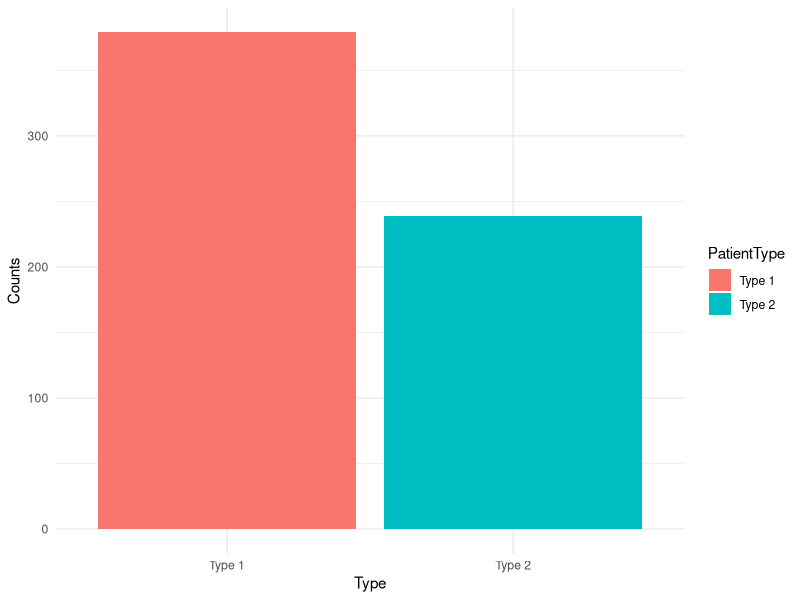
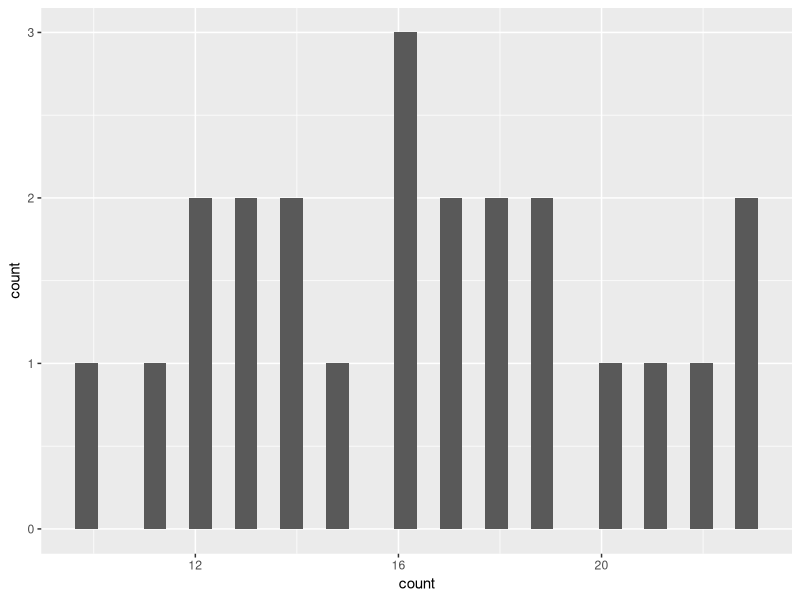
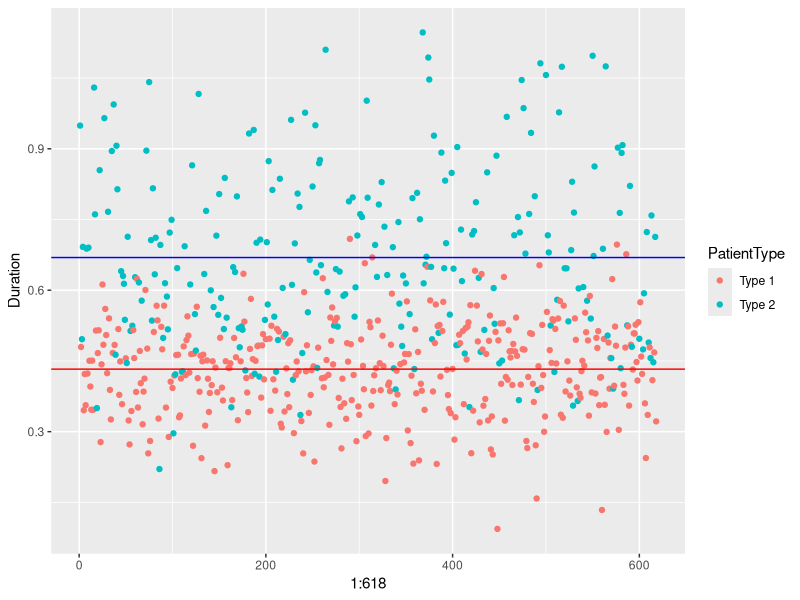
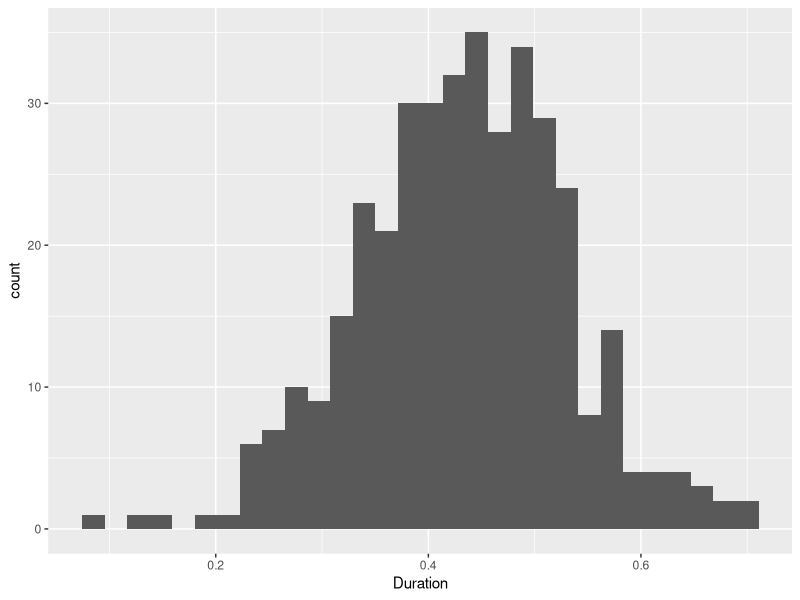
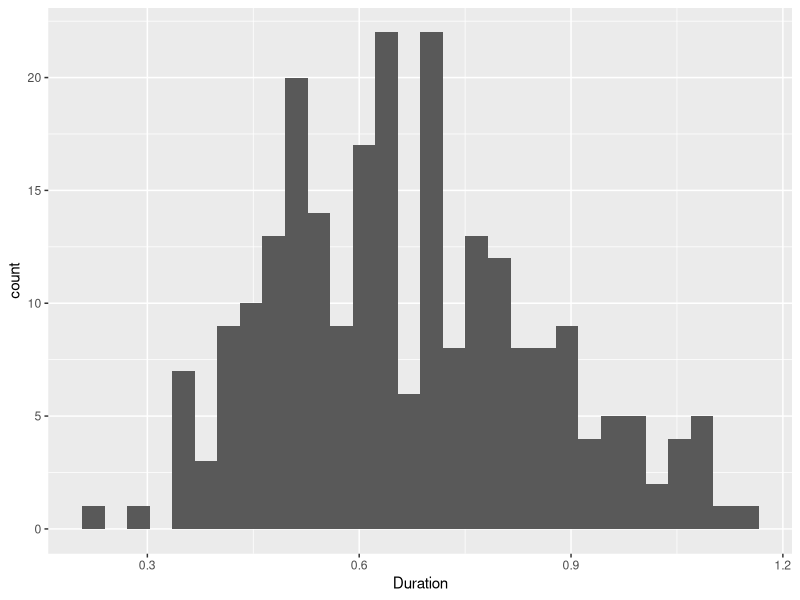
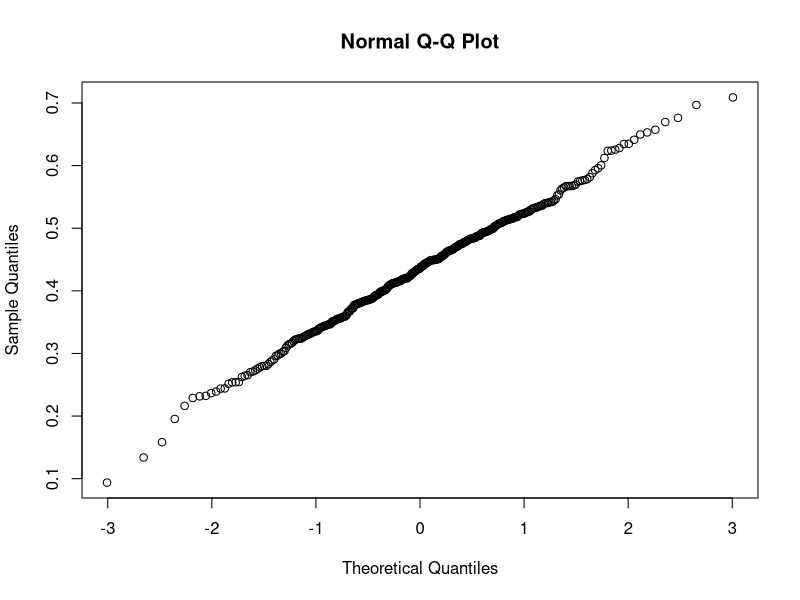
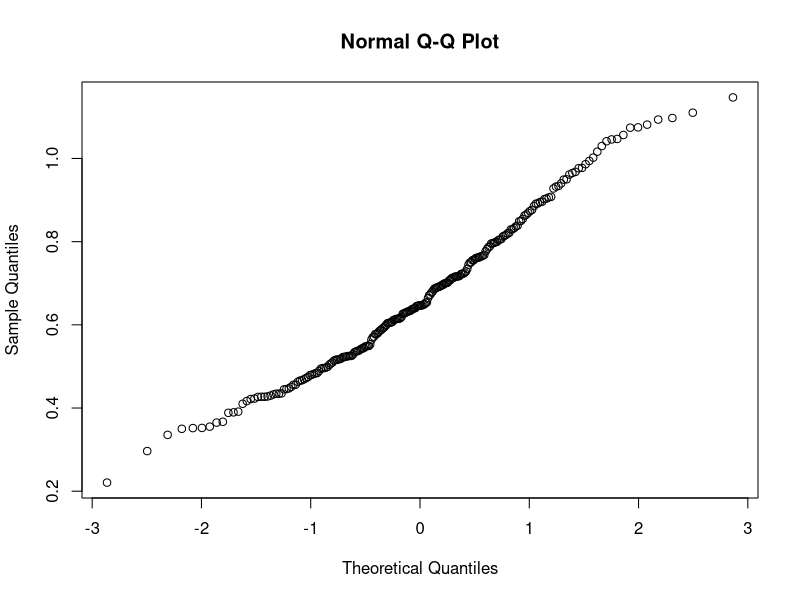
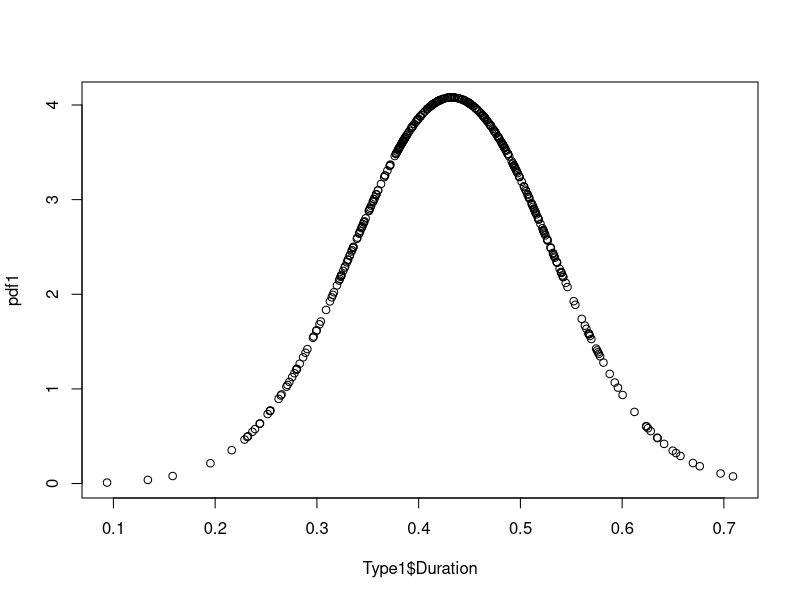

Recreate these plots in R, in order. (Note: a time limit stopped this script after it produced the figures.)
library(ggplot2)
library(MASS)
library(tidyverse)
library(zoo)
library(dplyr)

#Datasets
ScanRecords <- read.csv("ScanRecords.csv")
ScanRecords$Date <- as.Date(ScanRecords$Date)
Type1 <- dplyr::filter(ScanRecords, PatientType=="Type 1") 
Type2 <- dplyr::filter(ScanRecords, PatientType=="Type 2") 

#Descriptives 
ScanRecords_grouped <- ScanRecords %>%
  group_by(PatientType) %>%
  summarise(count = length(PatientType))

ggplot(ScanRecords_grouped, aes(x = PatientType, y = count, fill = PatientType)) +
  geom_bar(stat = "identity") +
  labs(x = "Type", y = "Counts") +
  theme_minimal()

Type1_grouped <- Type1 %>% 
  group_by(Date) %>%
  summarise(count = length(Date)) %>%
  arrange(count)

ggplot(Type1_grouped)+
  geom_histogram(aes(x=count))

Type2_grouped <- Type2 %>% 
  group_by(Date) %>%
  summarise(count = length(Date))

#Duration Scatterplot 
ggplot(ScanRecords, aes(x=1:618, y=Duration, color = PatientType))+
  geom_point() +
  geom_hline(yintercept = mean(Type1$Duration), color = "red") +
  geom_hline(yintercept = mean(Type2$Duration), color = "blue")

#Duration Histogram
ggplot(Type1) + 
  geom_histogram(aes(x = Duration))
ggplot(Type2) + 
  geom_histogram(aes(x = Duration))

#Duration qqplots
qqnorm(Type1$Duration) #This suggests a normal distribution, which corresponds to the information given
qqnorm(Type2$Duration) #This one is bit weird 

#Duration Normal Distribution PDF plot
pdf1 <- dnorm(Type1$Duration, mean=mean(Type1$Duration), sd = sd(Type1$Duration))
plot(Type1$Duration, pdf1)
pdf2 <- dnorm(Type2$Duration, mean=mean(Type2$Duration), sd = sd(Type2$Duration))
plot(Type2$Duration, pdf2)


##IMPORTANT METRICS FOR DISCRETE EVENT SIMULATION (TYPE 1 PATIENT SCAN DURATION)##
# Calculate mean and standard deviation
mean_duration <- mean(Type1$Duration)
std_dev <- sd(Type1$Duration)
n <- length(Type1$Duration)
std_error <- std_dev / sqrt(n)


# Quantiles
duration_quantiles <- quantile(Type1$Duration, probs = c(0.025, 0.975))

# Create a summary table
duration_type1_summary <- tibble(
  Metric = c(
    "Sample Mean",
    "Standard Deviation",
    "Quantile (2.5%)",
    "Quantile (97.5%)"
  ),
  Value = c(
    mean_duration,
    std_dev,
    duration_quantiles[1],
    duration_quantiles[2]
  )
)

# Print the summary table
print(duration_type1_summary)


ggplot(Type1, aes(x = Duration)) +
  geom_histogram(binwidth = 0.1, fill = "lightgreen", color = "black", alpha = 0.7) +
  geom_vline(xintercept = duration_quantiles[1], color = "blue", linetype = "dashed", size = 1) +
  geom_vline(xintercept = duration_quantiles[2], color = "blue", linetype = "dashed", size = 1) +
  labs(
    title = "Histogram of Scan Durations (Type 1)",
    x = "Duration",
    y = "Frequency"
  ) +
  annotate(
    "text",
    x = duration_quantiles[1],
    y = max(table(cut(Type1$Duration, breaks = 20))),
    label = paste0("2.5% Quantile: ", round(duration_quantiles[1], 2)),
    hjust = -0.1,
    color = "blue"
  ) +
  annotate(
    "text",
    x = duration_quantiles[2],
    y = max(table(cut(Type1$Duration, breaks = 20))),
    label = paste0("97.5% Quantile: ", round(duration_quantiles[2], 2)),
    hjust = -0.1,
    color = "blue"
  )


### INTERARRIVAL TIMES FOR TYPE 1###
Type1 <- Type1 %>%
  group_by(Date) %>%
  mutate(
    InterArrivalTime = Time - lag(Time),  # Standard inter-arrival time within the same day
    FirstOfDay = row_number() == 1        # Flag for the first record of the day
  ) %>%
  ungroup()

# Handle first times of each day
Type1 <- Type1 %>%
  mutate(
    InterArrivalTime = ifelse(
      FirstOfDay,
      # If first record of the day, calculate time difference with lagged time + 9 hours (17,00 - 8,00 = 9,00)
      Time - lag(Time) + 9,
      InterArrivalTime
    )
  )
    
# Remove remaining NA values (the first time of the first day)
InterArrivalTimes <- Type1$InterArrivalTime[!is.na(Type1$InterArrivalTime)]

# Calculate statistical metrics
mean_interarrival <- mean(InterArrivalTimes)

# Rate parameter for exponential distribution
lambda_rate <- 1 / mean_interarrival


ggplot(Type1, aes(x = InterArrivalTime)) +
  geom_histogram(binwidth = 0.1, fill = "lightgreen", color = "darkgreen", alpha = 0.7) +
  labs(
    title = "Histogram of Interarrival times (Type 1)",
    x = "Interarrival times",
    y = "Frequency"
  ) 


#Bootstrapping the mean duration for type 2 
X <- Type2$Duration
B <- 1000 

n <- length(X)                                          # Sample size
X.bar <- mean(X)                                        # Sample mean of X
St.Dev <- sd(X)                                         # Standard deviation of X

X.star_mean <- rep(NA, n)
X.star_sd <- rep(NA,n)
X.star_low <- rep(NA, n)      # 0.025 bound
X.star_high <- rep(NA, n)     # 0.975 bound
for (b in 1:B) {
  J <- sample.int(n, size = n, replace = TRUE)            # Draw the indices J
  X.star <- X[J]                                      # Draw the bootstrap sample
  X.star_mean[b] <- mean(X.star) 
  X.star_sd[b] <- sd(X.star)
  X.star_high[b] <- quantile(X.star, probs = 0.975)
  X.star_low[b] <- quantile(X.star, probs = 0.025)
}

mean_duration_type2 <- mean(X.star_mean) #these are the variables of interest to us
SD_duration_type2 <- mean(X.star_sd)
duration2_quantiles <- c(mean(X.star_low), mean(X.star_high))

duration_type2_summary <- tibble(
  Metric = c(
    "Sample Mean",
    "95% Confidence Interval (Lower)",
    "95% Confidence Interval (Upper)",
    "Standard Deviation",
    "Quantile (2.5%)",
    "Quantile (97.5%)"
  ),
  Value = c(
    mean_duration_type2,
    mean_duration_type2-1.96*SD_duration_type2/sqrt(n),
    mean_duration_type2+1.96*SD_duration_type2/sqrt(n),
    SD_duration_type2,
    duration2_quantiles[1],
    duration2_quantiles[2]
  )
)

# Monte Carlo Study for the type 2 bootstrap mean (this can take long)
N = 2000
B = 500 
bias_mean = rep(NA, N)
bias_sd = rep(NA, N)
for (i in 1:N){
  mc_type2_duration <- rnorm(length(Type2$Duration),
                             mean = mean_duration_type2,
                             sd = SD_duration_type2)
  mc_mean <- mean(mc_type2_duration)
  mc_sd <- sd(mc_type2_duration)
  X.star_mean <- rep(NA, length(Type2$Duration))
  X.star_sd <- rep(NA, length(Type2$Duration))
  for (b in 1:B){
    J <- sample.int(length(Type2$Duration), size = length(Type2$Duration), replace = TRUE)
    X.star <- mc_type2_duration[J]                                      # Draw the bootstrap sample
    X.star_mean[b] <- mean(X.star) 
    X.star_sd[b] <- sd(X.star)
  }
  MCbootstrap_mean <- mean(X.star_mean)
  MCbootstrap_sd <- mean(X.star_sd)
  bias_mean[i] <- (MCbootstrap_mean - mc_mean)^2
  bias_sd[i] <- (MCbootstrap_sd - mc_sd)^2

}
avg_bias_mean = mean(bias_mean) #very low so should be good 
avg_bias_sd = mean(bias_sd)

## BOOTSTRAP patient 2 arrival times with interarival times

# Calculate inter-arrival times
Type2 <- Type2 %>%
  group_by(Date) %>%
  mutate(
    InterArrivalTime = Time - lag(Time),  # Standard inter-arrival time within the same day
    FirstOfDay = row_number() == 1        # Flag for the first record of the day
  ) %>%
  ungroup()

# Handle first times of each day
Type2 <- Type2 %>%
  mutate(
    InterArrivalTime = ifelse(
      FirstOfDay,
      # If first record of the day, calculate time difference with lagged time + 9 hours (17,00 - 8,00 = 9,00)
      Time - lag(Time) + 9,
      InterArrivalTime
    )
  )

# Remove remaining NA values (the first time of the first day)
InterArrivalTimes <- Type2$InterArrivalTime[!is.na(Type2$InterArrivalTime)]

# plot histogram of interarrival times of patienttype 2 
ggplot(Type2, aes(x = InterArrivalTime)) +
  geom_histogram(binwidth = 0.1, fill = "lightblue", color = "darkblue", alpha = 0.7) +
  labs(
    title = "Histogram of Interarrival times (Type 2)",
    x = "Interarrival times",
    y = "Frequency"
  ) 

# Calculate rate parameter for exponential distribution
lambda <- 1 / mean(InterArrivalTimes)

# Perform bootstrapping based on exponential distribution
B <- 10000  # Number of bootstrap samples
bootstrap_means <- numeric(B)

for (b in seq_len(B)) {
  # Generate bootstrap sample from exponential distribution
  bootstrap_sample <- rexp(length(InterArrivalTimes), rate = lambda)
  bootstrap_means[b] <- mean(bootstrap_sample)
}

# Calculate bootstrapped mean and 95% confidence interval
bootstrapped_mean <- mean(bootstrap_means)
ci <- quantile(bootstrap_means, probs = c(0.025, 0.975))

# Print results
cat("Bootstrapped Mean Inter-Arrival Time (Exponential):", bootstrapped_mean, "\n")
cat("95% Confidence Interval for Mean Inter-Arrival Time (Exponential):", ci, "\n")

# Plot the bootstrap distribution
ggplot(data.frame(bootstrap_means = bootstrap_means), aes(x = bootstrap_means)) +
  geom_density(fill = "lightblue", alpha = 0.5) +
  geom_vline(xintercept = bootstrapped_mean, color = "red", linetype = "dashed") +
  geom_vline(xintercept = ci[1], color = "blue", linetype = "dotted") +
  geom_vline(xintercept = ci[2], color = "blue", linetype = "dotted") +
  labs(title = "Bootstrap Distribution of Mean Inter-Arrival Time (Exponential)",
       subtitle = paste("95% CI:", round(ci[1], 3), "-", round(ci[2], 3)),
       x = "Mean Inter-Arrival Time", y = "Density") +
  theme_minimal()


# Bootstrap duration for all the patients together
X <- ScanRecords$Duration
B <- 1000 

n <- length(X)                                          # Sample size
X.bar <- mean(X)                                        # Sample mean of X
St.Dev <- sd(X)                                         # Standard deviation of X

X.star_mean <- rep(NA, n)
X.star_sd <- rep(NA,n)
X.star_low <- rep(NA, n)      # 0.025 bound
X.star_high <- rep(NA, n)     # 0.975 bound
for (b in 1:B) {
  J <- sample.int(n, size = n, replace = TRUE)            # Draw the indices J
  X.star <- X[J]                                      # Draw the bootstrap sample
  X.star_mean[b] <- mean(X.star) 
  X.star_sd[b] <- sd(X.star)
  X.star_high[b] <- quantile(X.star, probs = 0.75)
  X.star_low[b] <- quantile(X.star, probs = 0.06)
}

mean_duration_all <- mean(X.star_mean) #these are the variables of interest to us
SD_duration_all <- mean(X.star_sd)
duration_all_quantiles <- c(mean(X.star_low), mean(X.star_high))

duration_all_summary <- tibble(
  Metric = c(
    "Sample Mean",
    "95% Confidence Interval (Lower)",
    "95% Confidence Interval (Upper)",
    "Standard Deviation",
    "Quantile (60%)",
    "Quantile (75%)"
  ),
  Value = c(
    mean_duration_all,
    mean_duration_all-1.96*SD_duration_all/sqrt(n),
    mean_duration_all+1.96*SD_duration_all/sqrt(n),
    SD_duration_all,
    duration_all_quantiles[1],
    duration_all_quantiles[2]
  )
)

# Monte Carlo Study for the duration bootstrap mean and standard deviation (this can take long)
N = 2000
B = 500 
bias_mean = rep(NA, N)
bias_sd = rep(NA, N)
for (i in 1:N){
  mc_type_duration <- rnorm(length(ScanRecords$Duration),
                             mean = mean_duration_all,
                             sd = SD_duration_all)
  mc_mean <- mean(mc_type_duration)
  mc_sd <- sd(mc_type_duration)
  X.star_mean <- rep(NA, length(ScanRecords$Duration))
  X.star_sd <- rep(NA, length(ScanRecords$Duration))
  for (b in 1:B){
    J <- sample.int(length(ScanRecords$Duration), size = length(ScanRecords$Duration), replace = TRUE)
    X.star <- mc_type_duration[J]                                      # Draw the bootstrap sample
    X.star_mean[b] <- mean(X.star) 
    X.star_sd[b] <- sd(X.star)
  }
  MCbootstrap_mean <- mean(X.star_mean)
  MCbootstrap_sd <- mean(X.star_sd)
  bias_mean[i] <- (MCbootstrap_mean - mc_mean)^2
  bias_sd[i] <- (MCbootstrap_sd - mc_sd)^2
  
}
avg_bias_mean = mean(bias_mean) #very low so should be good 
avg_bias_sd = mean(bias_sd)


## BOOTSTRAP both patients interarrival times 

# Calculate inter-arrival times for all patients
ScanRecords <- ScanRecords %>%
  arrange(Date, Time) %>%  # Ensure records are sorted by date and time
  group_by(Date) %>%
  mutate(
    InterArrivalTime = Time - lag(Time),  # Standard inter-arrival time within the same day
    FirstOfDay = row_number() == 1        # Flag for the first record of the day
  ) %>%
  ungroup()

# Handle first times of each day
ScanRecords <- ScanRecords %>%
  mutate(
    InterArrivalTime = ifelse(
      FirstOfDay,
      # If first record of the day, calculate time difference with lagged time + 9 hours (17,00 - 8,00 = 9,00)
      Time - lag(Time) + 9,
      InterArrivalTime
    )
  )

# Remove remaining NA values (the first time of the first day)
InterArrivalTimes <- ScanRecords$InterArrivalTime[!is.na(ScanRecords$InterArrivalTime)]

# Calculate rate parameter for exponential distribution
lambda <- 1 / mean(InterArrivalTimes)

# Perform bootstrapping based on exponential distribution
B <- 10000  # Number of bootstrap samples
bootstrap_means <- numeric(B)

for (b in seq_len(B)) {
  # Generate bootstrap sample from exponential distribution
  bootstrap_sample <- rexp(length(InterArrivalTimes), rate = lambda)
  bootstrap_means[b] <- mean(bootstrap_sample)
}

# Calculate bootstrapped mean and 95% confidence interval
bootstrapped_mean <- mean(bootstrap_means)
ci <- quantile(bootstrap_means, probs = c(0.025, 0.975))

# Print results
cat("Bootstrapped Mean Inter-Arrival Time (Exponential):", bootstrapped_mean, "\n")
cat("95% Confidence Interval for Mean Inter-Arrival Time (Exponential):", ci, "\n")

# Plot the bootstrap distribution
ggplot(data.frame(bootstrap_means = bootstrap_means), aes(x = bootstrap_means)) +
  geom_density(fill = "lightblue", alpha = 0.5) +
  geom_vline(xintercept = bootstrapped_mean, color = "red", linetype = "dashed") +
  geom_vline(xintercept = ci[1], color = "blue", linetype = "dotted") +
  geom_vline(xintercept = ci[2], color = "blue", linetype = "dotted") +
  labs(title = "Bootstrap Distribution of Mean Inter-Arrival Time (Exponential)",
       subtitle = paste("95% CI:", round(ci[1], 3), "-", round(ci[2], 3)),
       x = "Mean Inter-Arrival Time", y = "Density") +
  theme_minimal()

# Monte Carlo Simulation for Inter-Arrival Times (All Patients)
N <- 2000  # Number of Monte Carlo iterations
B <- 500  # Number of bootstrap samples in each Monte Carlo iteration

# Initialize vectors to store biases
bias_mean <- numeric(N)
bias_sd <- numeric(N)

# Perform Monte Carlo simulation
for (i in seq_len(N)) {
  # Generate synthetic data from exponential distribution
  mc_interarrival_times <- rexp(length(InterArrivalTimes), rate = lambda)
  
  # Calculate true mean and standard deviation of synthetic data
  true_mean <- mean(mc_interarrival_times)
  true_sd <- sd(mc_interarrival_times)
  
  # Bootstrap the synthetic data
  bootstrap_means <- numeric(B)
  bootstrap_sds <- numeric(B)
  
  for (b in seq_len(B)) {
    # Generate bootstrap sample
    bootstrap_sample <- sample(mc_interarrival_times, replace = TRUE)
    
    # Calculate mean and standard deviation of bootstrap sample
    bootstrap_means[b] <- mean(bootstrap_sample)
    bootstrap_sds[b] <- sd(bootstrap_sample)
  }
  
  # Calculate average bootstrap mean and standard deviation
  bootstrap_mean <- mean(bootstrap_means)
  bootstrap_sd <- mean(bootstrap_sds)
  
  # Calculate squared bias for mean and standard deviation
  bias_mean[i] <- (bootstrap_mean - true_mean)^2
  bias_sd[i] <- (bootstrap_sd - true_sd)^2
}

# Calculate average bias for mean and standard deviation
avg_bias_mean <- mean(bias_mean) # again very low I guess
avg_bias_sd <- mean(bias_sd)

# Print results
cat("Monte Carlo Simulation Results:\n")
cat("Average Squared Bias of Mean:", avg_bias_mean, "\n")
cat("Average Squared Bias of Standard Deviation:", avg_bias_sd, "\n")
